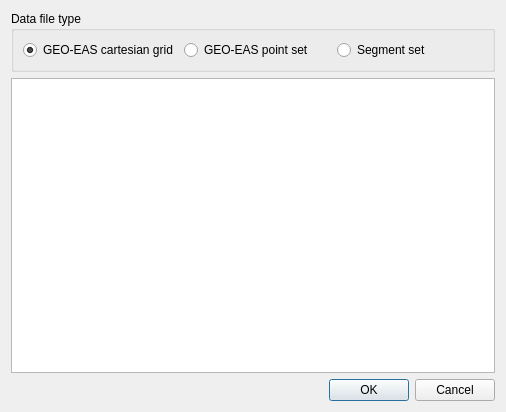
<?xml version="1.0" encoding="UTF-8"?>
<ui version="4.0">
 <class>DataFileDialog</class>
 <widget class="QDialog" name="DataFileDialog">
  <property name="geometry">
   <rect>
    <x>0</x>
    <y>0</y>
    <width>506</width>
    <height>412</height>
   </rect>
  </property>
  <property name="windowTitle">
   <string>Data file setup</string>
  </property>
  <layout class="QVBoxLayout" name="verticalLayout">
   <item>
    <widget class="QGroupBox" name="grupoFileType">
     <property name="title">
      <string>Data file type</string>
     </property>
     <layout class="QHBoxLayout" name="horizontalLayout">
      <item>
       <widget class="QRadioButton" name="radioGrid">
        <property name="text">
         <string>GEO-EAS cartesian grid</string>
        </property>
        <property name="checked">
         <bool>true</bool>
        </property>
       </widget>
      </item>
      <item>
       <widget class="QRadioButton" name="radioXYZ">
        <property name="text">
         <string>GEO-EAS point set</string>
        </property>
       </widget>
      </item>
      <item>
       <widget class="QRadioButton" name="radioSegmentSet">
        <property name="text">
         <string>Segment set</string>
        </property>
       </widget>
      </item>
     </layout>
    </widget>
   </item>
   <item>
    <widget class="QPlainTextEdit" name="txtFileContent">
     <property name="minimumSize">
      <size>
       <width>400</width>
       <height>0</height>
      </size>
     </property>
     <property name="font">
      <font>
       <family>Courier New</family>
      </font>
     </property>
     <property name="lineWrapMode">
      <enum>QPlainTextEdit::NoWrap</enum>
     </property>
     <property name="readOnly">
      <bool>true</bool>
     </property>
    </widget>
   </item>
   <item>
    <widget class="QDialogButtonBox" name="buttonBox">
     <property name="orientation">
      <enum>Qt::Horizontal</enum>
     </property>
     <property name="standardButtons">
      <set>QDialogButtonBox::Cancel|QDialogButtonBox::Ok</set>
     </property>
    </widget>
   </item>
  </layout>
 </widget>
 <resources/>
 <connections>
  <connection>
   <sender>buttonBox</sender>
   <signal>accepted()</signal>
   <receiver>DataFileDialog</receiver>
   <slot>accept()</slot>
   <hints>
    <hint type="sourcelabel">
     <x>248</x>
     <y>254</y>
    </hint>
    <hint type="destinationlabel">
     <x>157</x>
     <y>274</y>
    </hint>
   </hints>
  </connection>
  <connection>
   <sender>buttonBox</sender>
   <signal>rejected()</signal>
   <receiver>DataFileDialog</receiver>
   <slot>reject()</slot>
   <hints>
    <hint type="sourcelabel">
     <x>316</x>
     <y>260</y>
    </hint>
    <hint type="destinationlabel">
     <x>286</x>
     <y>274</y>
    </hint>
   </hints>
  </connection>
 </connections>
</ui>
